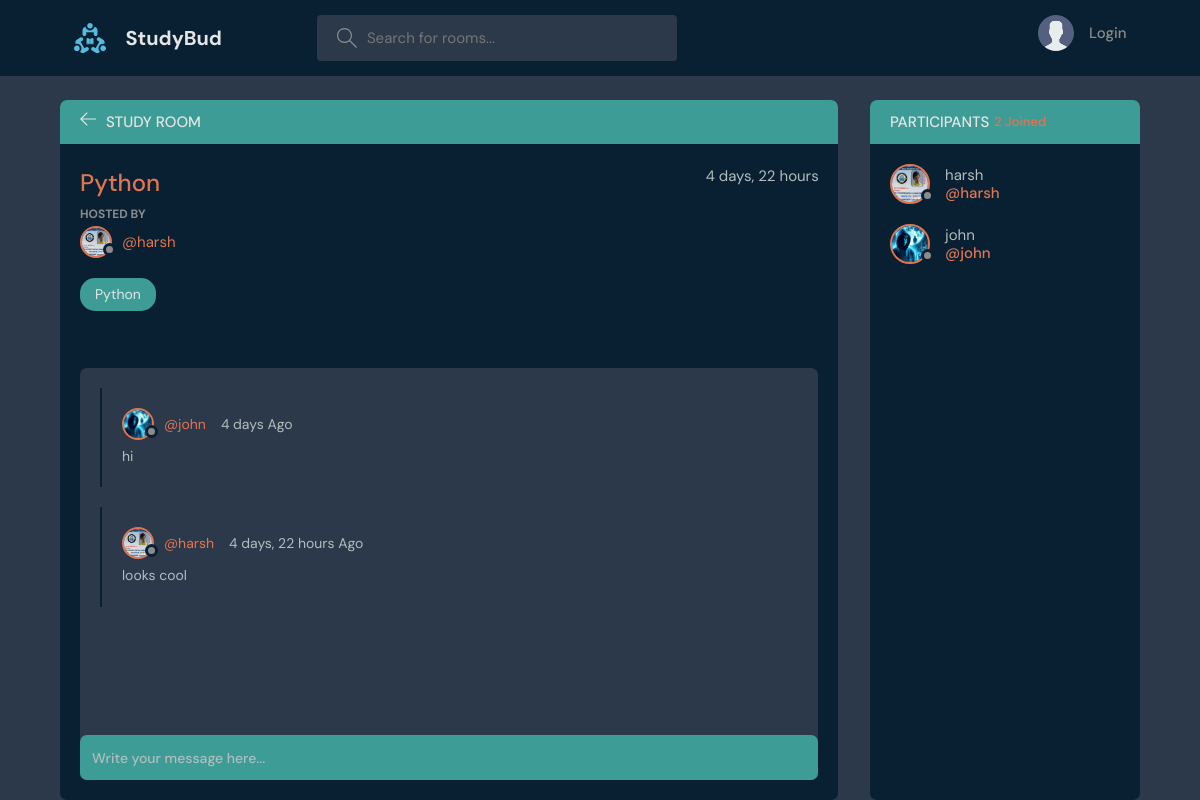
The app's page /room/1/, older data.
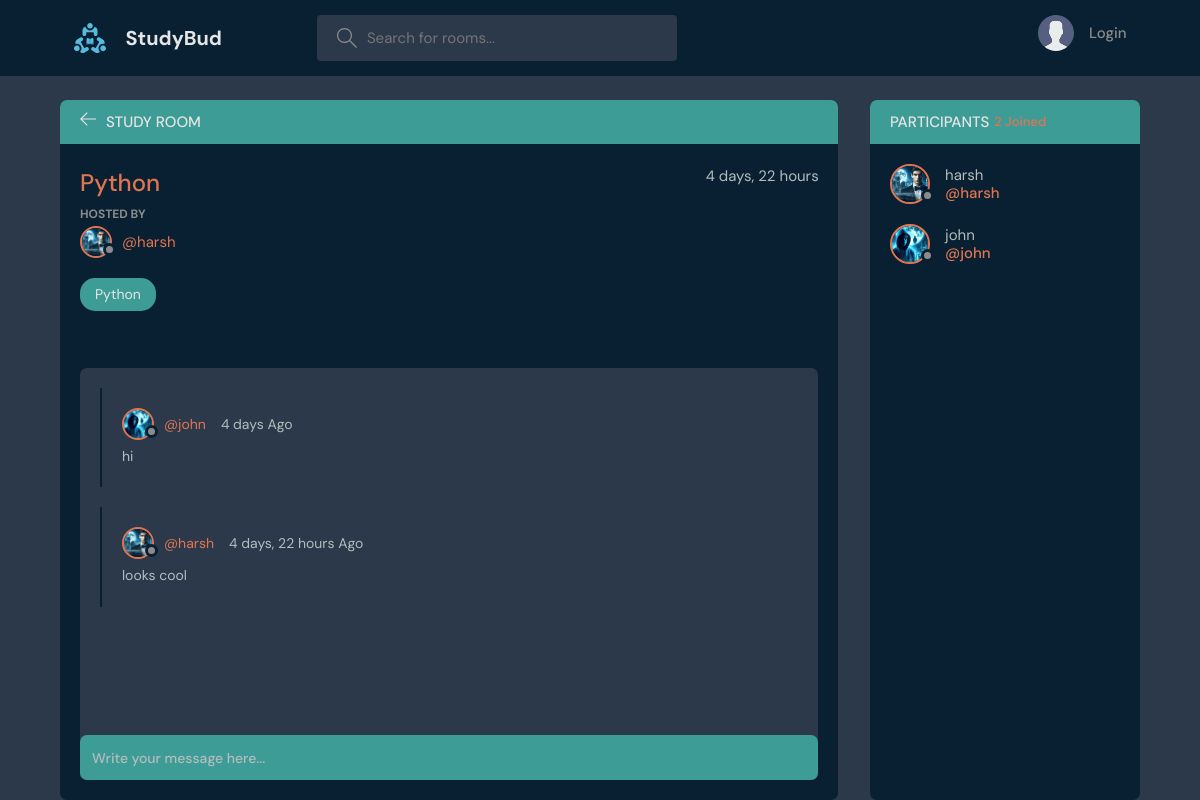
The same page, newer data.
### base/models.py (models this page shows, shortened)
class Room(models.Model):
    host = models.ForeignKey(User, on_delete=models.SET_NULL, null=True)
    topic = models.ForeignKey(Topic, on_delete=models.SET_NULL, null=True)
    name = models.CharField(max_length=200)
    description = models.TextField(null=True, blank=True)
    participants = models.ManyToManyField(User, related_name='participants',blank=True)
    updated = models.DateTimeField(auto_now=True)
    created = models.DateTimeField(auto_now_add=True)
    class Meta:
        ordering = ['-updated', '-created']

class User(AbstractUser):
    name = models.CharField(max_length=200, null=True)
    email = models.EmailField( unique=True, null = True)
    bio = models.TextField( null=True)
    avatar = models.ImageField(null=True, default="avatar.svg")
    USERNAME_FIELD = 'email'
    REQUIRED_FIELDS = []

class Message(models.Model):
        user = models.ForeignKey(User, on_delete=models.CASCADE)
        room = models.ForeignKey(Room, on_delete=models.CASCADE)
        body = models.TextField()
        updated = models.DateTimeField(auto_now=True)
        created = models.DateTimeField(auto_now_add=True)
        class Meta:
            ordering = ['-updated', '-created']

class Topic(models.Model):
    name = models.CharField(max_length=200)
    def __str__(self):
        return self.name

### base/views.py (the view, shortened to what this page needs)
# urls.py: path('room/<str:pk>/',views.room , name="room"),
def room(request,pk):
    room = Room.objects.get(id=pk)
    room_messages = room.message_set.all().order_by('-created')
    participants = room.participants.all()
    context = {'room': room, 'room_messages': room_messages, 'participants': participants}
    return render(request,"base/room.html", context)

### base/templates/base/room.html (shortened to what this page needs)
{% extends "main.html" %} {% block content %}
<main class="profile-page layout layout--2">
  <div class="container">
    <div class="room">
      <div class="room__top">
        <div class="room__topLeft">
          <a href="{%url 'home' %}">
            <svg
              version="1.1"
              xmlns="http://www.w3.org/2000/svg"
              width="32"
              height="32"
              viewBox="0 0 32 32"
            >
              <title>arrow-left</title>
              <path
                d="M13.723 2.286l-13.723 13.714 13.719 13.714 1.616-1.611-10.96-10.96h27.625v-2.286h-27.625l10.965-10.965-1.616-1.607z"
              ></path>
            </svg>
          </a>
          <h3>Study Room</h3>
        </div>
      </div>
      <div class="room__box scroll">
        <div class="room__header scroll">
          <div class="room__info">
            <h3>{{room.name}}</h3>
            <span>{{room.created| timesince}}</span>
          </div>
          <div class="room__hosted">
            <p>Hosted By</p>
            <a
              href="{%url 'user-profile' room.host.id  %}"
              class="room__author"
            >
              <div class="avatar avatar--small">
                <img src="{{room.host.avatar.url}}" />
              </div>
              <span>@{{room.host.username}}</span>
            </a>
          </div>
          <span class="room__topics">{{room.topic}}</span>
        </div>
        <div class="room__conversation">
          <div class="threads scroll">
            {% for message in room_messages %}
            <div class="thread">
              <div class="thread__top">
                <div class="thread__author">
                  <a
                    href="{%url 'user-profile' message.user.id  %}"
                    class="thread__authorInfo"
                  >
                    <div class="avatar avatar--small">
                      <img src="{{message.user.avatar.url}}" />
                    </div>
                    <span>@{{message.user.username}}</span>
                  </a>
                  <span class="thread__date"
                    >{{message.created|timesince}} Ago</span
                  >
                </div>
              </div>
              <div class="thread__details">{{message.body}}</div>
            </div>
            {% endfor %}
          </div>
        </div>
      </div>
      <div class="room__message">
        <form action="#" method="POST">
          <input name="body" placeholder="Write your message here..." />
        </form>
      </div>
    </div>
    <div class="participants">
      <h3 class="participants__top">
        Participants <span>{{participants.count}} Joined</span>
      </h3>
      <div class="participants__list scroll">
        {% for user in participants %}
        <a href="{%url 'user-profile' user.id %}" class="participant">
          <div class="avatar avatar--medium">
            <img src="{{user.avatar.url}}" />
          </div>
          <p>
            {{user.username}}
            <span>@{{user.username}}</span>
          </p>
        </a>
        {% endfor %}
      </div>
    </div>
  </div>
</main>
{% endblock content %}

Row changes from the older to the newer data that the page shows:
changed through a linked row, Room "Python": host.avatar: a different picture
changed through a linked row, Message "4 days, 22 hours": user.avatar: a different picture
changed User "harsh": avatar: a different picture
